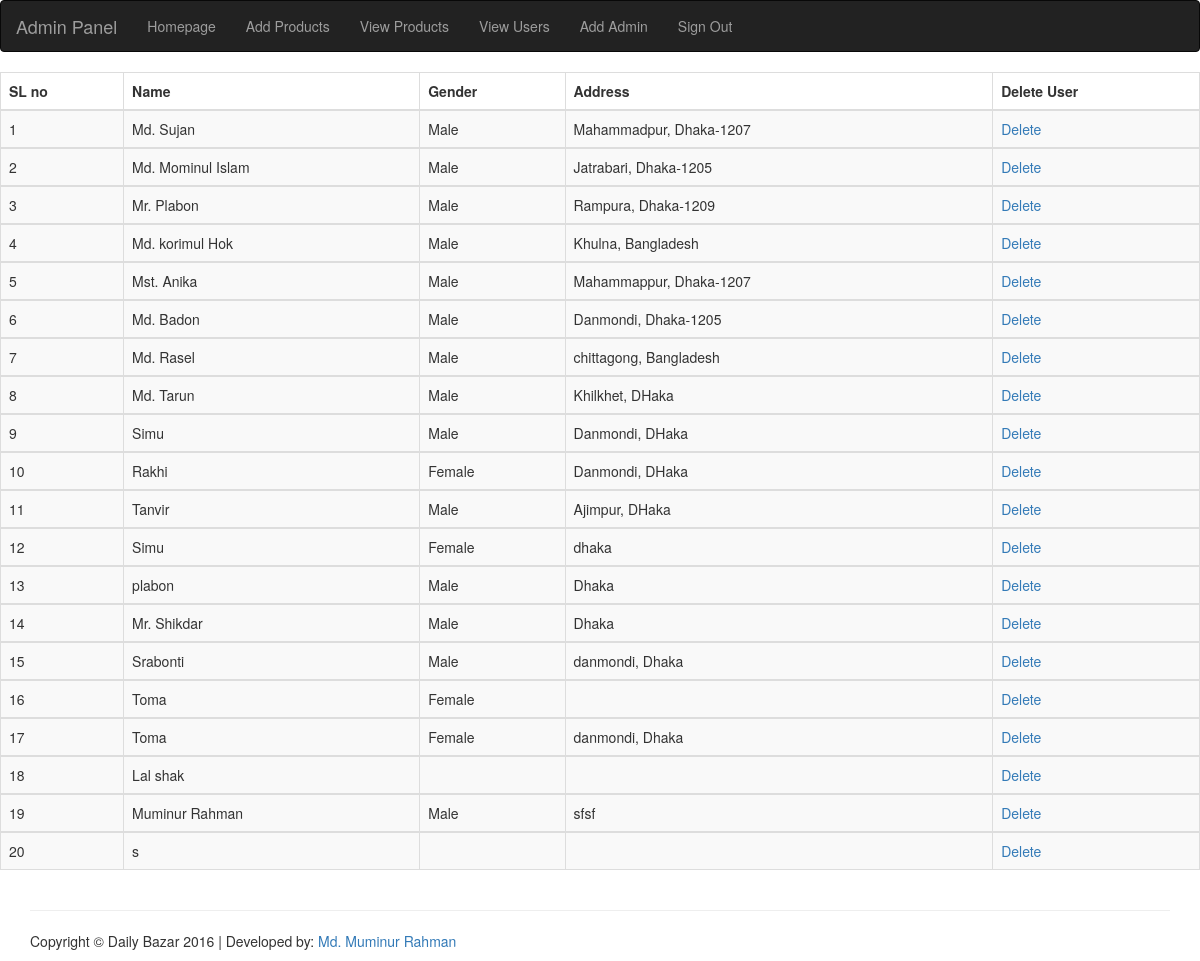
Page /view_user.php (signed in) on the committed database.
### tables this page shows
CREATE TABLE IF NOT EXISTS `user` (
  `id` int(11) NOT NULL,
  `name` text NOT NULL,
  `user_id` varchar(255) NOT NULL,
  `password` varchar(255) NOT NULL,
  `user_type` text NOT NULL,
  `gender` text NOT NULL,
  `city` text NOT NULL,
  `address` varchar(255) NOT NULL
);

### view_user.php (the view, shortened to what this page needs)
<!DOCTYPE html>
		<html lang="en">
		<head>
			<link rel="stylesheet" href="http://maxcdn.bootstrapcdn.com/bootstrap/3.3.5/css/bootstrap.min.css">
		</head>
		<body>
		<?php
		include_once "header_admin.php";
	if($_SESSION['user_type']=='superadmin'){
	$sql = mysql_query("select * from user where id != 9");
}
?>
<table id="example" class="table table-striped table-bordered" cellspacing="0" width="100%">
        <thead>
            <tr>
         <th>SL no</th>
		<th>Name</th>
		<th>Gender</th>
		<th>Address</th>
		<th>Delete User</th>
            </tr>
        </thead>
	<?php
	$i=1;
	while ($u = mysql_fetch_array($sql)) {
		?>
		<tbody>
			<tr>
				<td><?php echo $i; ?></td>
				<td><?php echo $u['name'];?></td>
				<td><?php echo $u['gender'];?></td>
				<td><?php echo $u['address'];?></td>
				<td><?php echo "<a href=\"javascript:deluser(id=$u[id])\">Delete</a>";?></td>
			</tr>
		</tbody>
		<?php
	$i++;
	}
	?>
</table>
<?php include_once "footer.php"; ?>
</body>
</html>

### header_admin.php
<nav class="navbar navbar-inverse">
				<div class="container-fluid">
					<div class="navbar-header">
						<a class="navbar-brand" href="admin.php">Admin Panel</a>
					</div>
					<div>
						<ul class="nav navbar-nav">
							<li><a href="index.php">Homepage</a></li>
							<li><a href="add_product.php">Add Products</a></li>
							<li><a href="view_product.php">View Products</a></li>
							<?php
							if($_SESSION['user_type'] == "superadmin") {
								echo "<li><a href='view_user.php'>View Users</a></li>
								<li><a href='add_admin.php'>Add Admin</a></li>";
							}
							?>
							<li><a href="logout.php">Sign Out</a></li>
						</ul>
					</div>
				</div>
			</nav>

### footer.php (shortened to what this page needs)
<div class="container">
       <hr>
       <footer>
           <div class="row">
               <div class="col-lg-12">
                   <p>Copyright &copy;  <?php echo "Daily Bazar ".date("Y") ?> | Developed by: <a href="mailto:r.muminur@gmail.com">Md. Muminur Rahman</a></p>
               </div>
           </div>
       </footer>
   </div>

### rows in the picture
user: name "Md. Sujan", gender "Male", address "Mahammadpur, Dhaka-1207"
user: name "Md. Mominul Islam", gender "Male", address "Jatrabari, Dhaka-1205"
user: name "Mr. Plabon", gender "Male", address "Rampura, Dhaka-1209"
user: name "Md. korimul Hok", gender "Male", address "Khulna, Bangladesh"
user: name "Mst. Anika", gender "Male", address "Mahammappur, Dhaka-1207"
user: name "Md. Badon", gender "Male", address "Danmondi, Dhaka-1205"
user: name "Md. Rasel", gender "Male", address "chittagong, Bangladesh"
user: name "Md. Tarun", gender "Male", address "Khilkhet, DHaka"
user: name "Simu", gender "Male", address "Danmondi, DHaka"
user: name "Rakhi", gender "Female", address "Danmondi, DHaka"
user: name "Tanvir", gender "Male", address "Ajimpur, DHaka"
user: name "Simu", gender "Female", address "dhaka"
user: name "plabon", gender "Male", address "Dhaka"
user: name "Mr. Shikdar", gender "Male", address "Dhaka"
user: name "Srabonti", gender "Male", address "danmondi, Dhaka"
user: name "Toma", gender "Female"
user: name "Toma", gender "Female", address "danmondi, Dhaka"
user: name "Lal shak"
user: name "Muminur Rahman", gender "Male", address "sfsf"
user: name "s"
